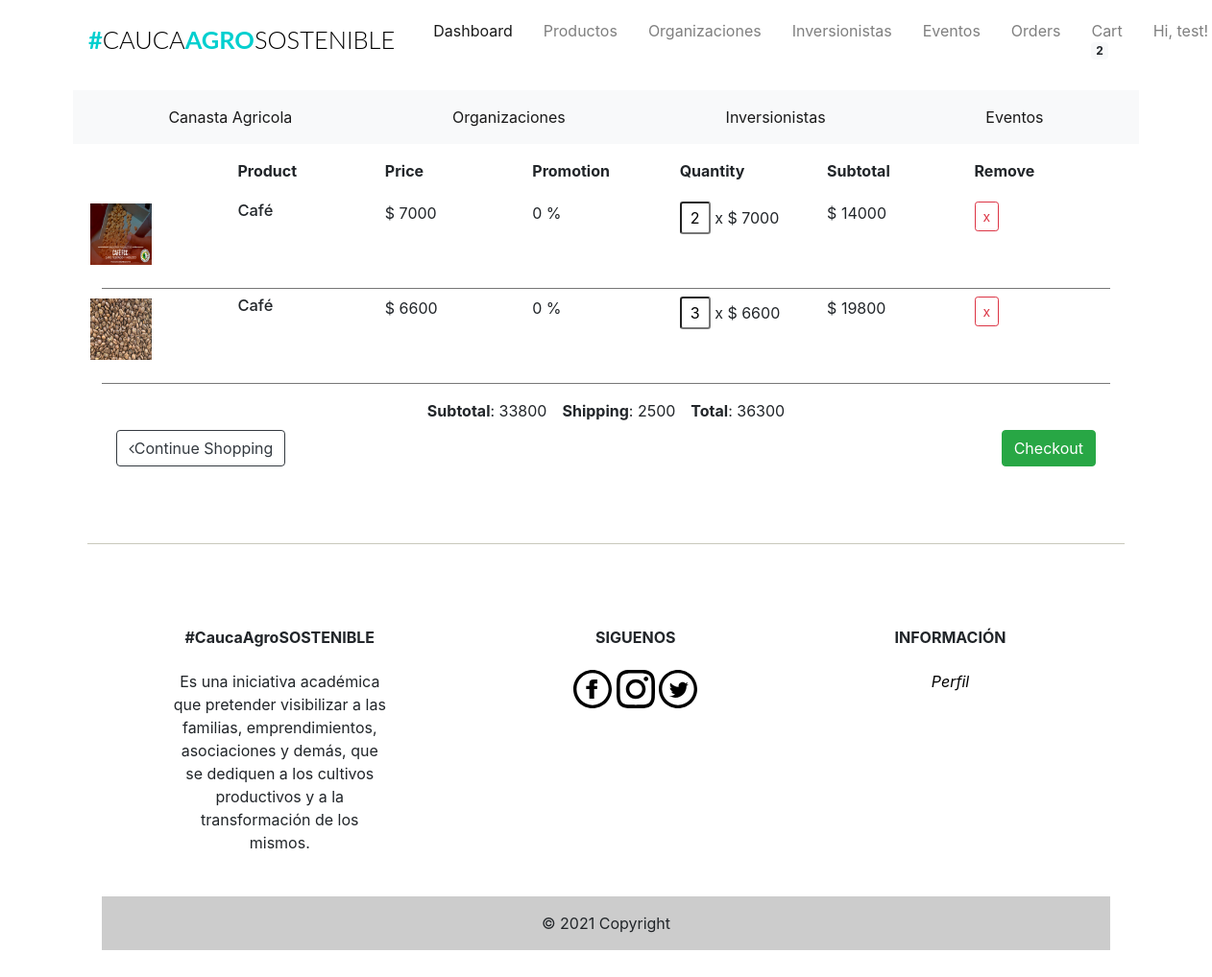
Before: /cart (signed in) with the older database file.
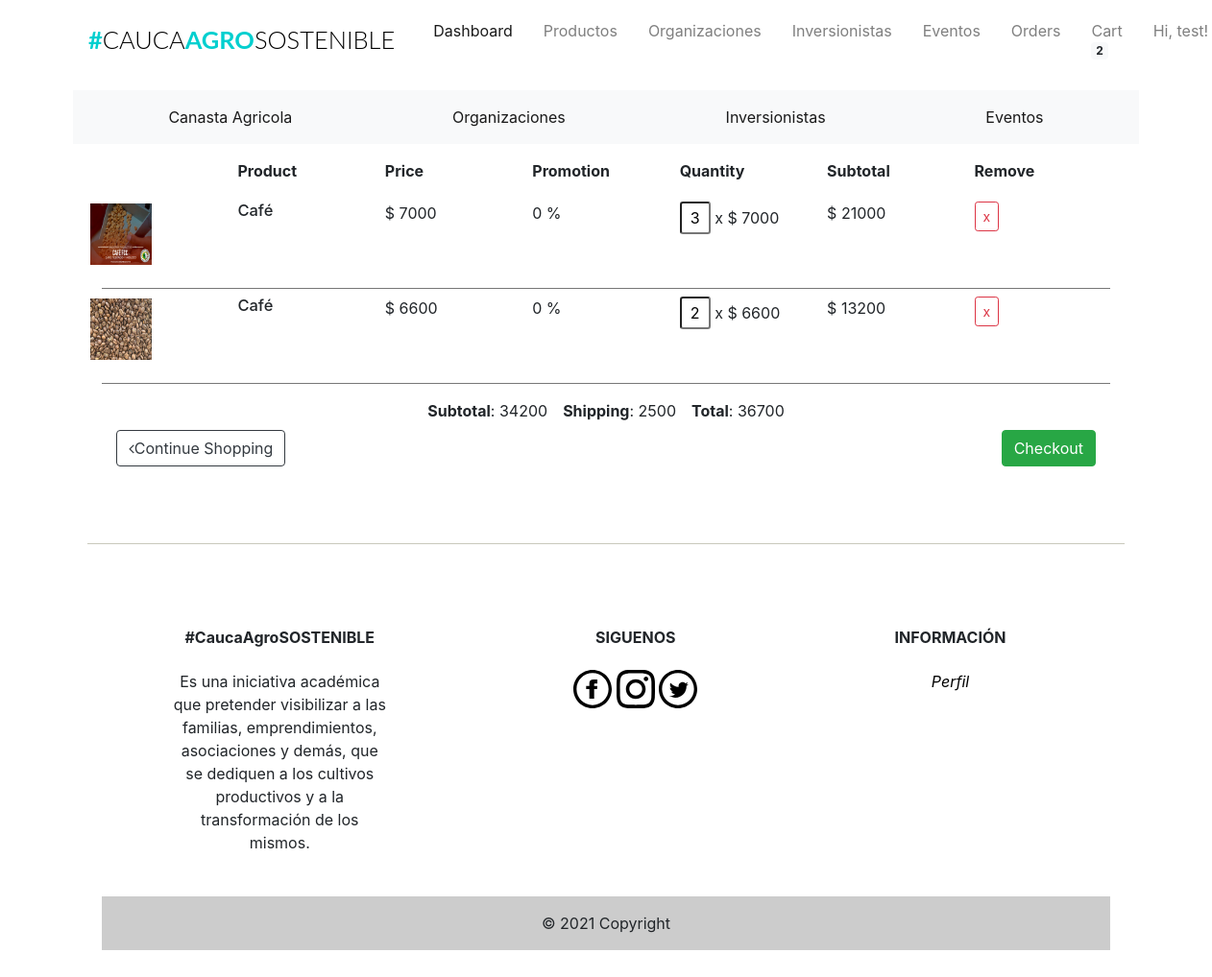
After: the same page with the newer database file.
### app/models.py (models this page shows, shortened)
class Users(UserMixin, db.Model):
    __tablename__ = "users"
    id = db.Column(db.Integer, primary_key=True)
    firstname = db.Column(db.String(24), index=True)
    lastname = db.Column(db.String(24), index=True)
    email = db.Column(db.String(50), index=True, unique=True)
    password_hash = db.Column(db.String)
    phonenumber = db.Column(db.String(18), index=True, unique=True)
    is_admin = db.Column(db.Boolean, default=False)
    order = db.relationship('Orders', backref='user')
    kart = db.relationship('Kart', uselist=False, backref='user')
    shipping_info = db.relationship('Shipping', backref='user', lazy='dynamic')

class Kart(db.Model):
    __tablename__ = 'kart'
    id = db.Column(db.Integer, primary_key=True)
    product_id = db.Column(db.Integer, db.ForeignKey('products.id'))
    product = db.relationship('Products', uselist=False)
    quantity = db.Column(db.Integer)
    subtotal = db.Column(db.Integer) # TODO: Esto se puede quitar
    user_id = db.Column(db.Integer, db.ForeignKey('users.id'))
    order = db.relationship('Orders', uselist=False, backref='kart')

class Products(db.Model):
    __tablename__ = 'products'
    id = db.Column(db.Integer, primary_key=True)
    product_name = db.Column(db.String(100), index=True)
    product_price = db.Column(db.Integer, index=True)
    product_image = db.Column(db.String(120))
    product_description = db.Column(db.String(200))
    product_stock = db.Column(db.Integer)
    promotion_value = db.Column(db.Integer, index=True)
    organizacion_id = db.Column(db.Integer, db.ForeignKey('organizaciones.id'))

### app/users/routes.py (the view)
@users.route('/cart', methods=["GET", "POST"])
def cart():
    if current_user.is_anonymous:
        count = 0
        user = 0
        cartlist = []
        shipping = None
    else:
        user = current_user.id
        user_info = Users.query.get(user)
        count = Kart.query.filter_by(user_id=user).count()
        cartlist = Kart.query.filter_by(user_id=user).all()
        shipping = Shipping.query.filter_by(user_id=user).first()
    form = CartForm()
    price = ShippingPrice()
    items_subtotals = subtotals()
    if shipping is None:
        flash('Please fill shipping information.')
        return redirect(url_for('users.profile'))
    if current_user.is_anonymous:
        flash('Please login or register to be able to add a shipping address')
        return render_template('users/cart.html', count=count, cartlist=cartlist,
                               title="Cart", form=form, price=price, items_subtotals=items_subtotals, shipping=shipping)
    return render_template('users/cart.html', count=count, cartlist=cartlist,
                           title="Cart", form=form, price=price, items_subtotals=items_subtotals, shipping=shipping, user=user_info)

### app/users/forms.py
class CartForm(FlaskForm):
    quantity = IntegerField('1', validators=[DataRequired()])
    submit = SubmitField('Submit')

### app/models.py (called while the page is built)
@login_manager.user_loader
def load_user(id):
    return Users.query.get(int(id))

### app/users/routes.py (called while the page is built)
def ShippingPrice():
    shipping_price = 0
    if current_user.is_authenticated:
        items = Kart.query.filter_by(user_id=current_user.id).all()
        acum = 0
        for item in items:
            acum += item.quantity
        shipping_price = (int(acum / 10) + 1) * 2500
    return shipping_price

def subtotals():
    subtotals = 0
    if current_user.is_authenticated:
        products = Kart.query.filter_by(user_id=current_user.id).all()
        for product in products:
            subtotals += product.subtotal
    return subtotals

### app/templates/users/cart.html (shortened to what this page needs)
{% extends "base.html" %}
{% block body%}
<link href="//maxcdn.bootstrapcdn.com/font-awesome/4.1.0/css/font-awesome.min.css" rel="stylesheet">
<link href="{{ url_for('static', filename='css/cart.css')}}" rel="stylesheet">
<div class="container">
	<div class="container">
		<div class="row">
				<div class="col">
				</div>
				<div class="col">
					<strong>Product</strong>
				</div>
				<div class="col">
						<strong>Price</strong>
				</div>
				<div class="col">
						<strong>Promotion</strong>
				</div>
				<div class="col">
						<strong>Quantity</strong>
				</div>
				<div class="col">
						<strong>Subtotal</strong>
				</div>
				<div class="col">
						<strong>Remove</strong>
				</div>
		</div>
		{% for items in cartlist %}
		<div class="row">
			<div class="col">
				<img src="{{ items.product.product_image }}" class="item-img img-responsive"/>
			</div>
			<div class="col">
        <h6 class="nomargin">
            <p>{{ items.product.product_name }}</p>
        </h6>
			</div>
			<div class="col">
        <span class="iso">$</span>
        <span class="iso">{{ items.product.product_price }}</span>
			</div>
			<div class="col">
        <span class="iso">{{ items.product.promotion_value}}</span>
        <span class="iso">%</span>
			</div>
			<div class="col">
						<p>
              <input type="text" name="quantity" class="qty form-control-sm" id="qty{{items.id}}" value="{{items.quantity}}" readonly>
              <span class="times">x</span>
              <span class="iso">$</span>
              <span class="item-price{{items.id}}">{{ items.product.product_price }}</span>
						</p>
			</div>
			<div class="col">
        <p>
            <span class="iso">$</span>
            <span class="item-total">{{ items.subtotal }}</span>
        </p>
			</div>
			<div class="col">
					<a href="{{ url_for('users.remove_item', id=items.id) }}" class=" btn btn-outline-danger btn-sm">x</a>
			</div>
		</div>
		<div class="line"></div>
		{% endfor %}
    <div class="container d-flex justify-content-center align-items-center">
      <span class="m-2"><strong>Subtotal</strong>: {{items_subtotals}}</span>
      <span class="m-2"><strong>Shipping</strong>: {{ price }}</span>
      <span class="m-2"><strong>Total</strong>: {{items_subtotals + price}}</span>
		</div>
    <div class="container">
      <a href="{{ url_for('home.homepage') }}" class="btn btn-outline-dark continue-shopping"><i class="fa fa-angle-left"></i>Continue Shopping</a>
      <a href="#" class="btn btn-success checkout-btn float-right" data-toggle="modal" data-target="#exampleModalCenter">Checkout</a>
    </div>
{% endblock %}

### app/templates/base.html (shortened to what this page needs)
<html>
  <head>
      <link href="{{ url_for('static', filename='css/bootstrap.min.css') }}"rel="stylesheet">
      <link href="{{ url_for('static', filename='css/st.css') }}"rel="stylesheet">
      <link href='https://api.mapbox.com/mapbox-gl-js/v2.3.1/mapbox-gl.css' rel='stylesheet' />
  </head>
  <body>
  {% include "navbar.html" %}
  {% include "categories/categories.html" %}
  <div class="container">
    {% block body %}
    {% endblock %}
  </div>
  <div class="push"></div>
  <hr class="footer-break"></hr>
{% include "footer.html" %}
</body>
</html>

### app/templates/navbar.html (shortened to what this page needs)
{% block navbar %}
<div class="container mt-1 mb-3">
  <nav class="navbar navbar-expand-lg navbar-light">
    <h1 class="brand_name">
      <a class="navbar-brand" href="{{ url_for('home.homepage') }}">#<span>CAUCA</span>AGRO<span>SOSTENIBLE</span></a>
    </h1>
    <div class="collapse navbar-collapse" id="navbarNav">
      <ul class="navbar-nav ml-auto mr-auto mt-2 mt-lg-0">
        {% if current_user.is_authenticated %}
        {% if current_user.is_admin %}
        <li class="nav-item ml-3">
          <a class="nav-link active" href="{{ url_for('home.admin_dashboard') }}">Dashboard</a>
        </li>
        <li class="nav-item ml-3">
          <a class="nav-link" href="{{ url_for('admin.list_products') }}">Productos</a>
        </li>
        <li class="nav-item ml-3">
          <a class="nav-link" href="{{ url_for('admin.list_organizaciones') }}">Organizaciones</a>
        </li>
        <li class="nav-item ml-3">
          <a class="nav-link" href="{{ url_for('admin.list_inversionistas') }}">Inversionistas</a>
        </li>
        <li class="nav-item ml-3">
          <a class="nav-link" href="{{ url_for('admin.list_eventos') }}">Eventos</a>
        </li>
        <li class="nav-item ml-3">
          <a class="nav-link" href="{{ url_for('admin.list_orders') }}">Orders</a>
        </li>
        <li class="nav-item ml-3">
          <a class="nav-link" href="{{ url_for('users.cart') }}">Cart<span class="badge badge-light">{{ count
              }}</span></a>
        </li>
        {% else %}
        <li class="nav-item ml-3">
          <a class="nav-link" href="{{ url_for('users.cart') }}">Cart<span class="badge badge-light">{{ count
              }}</span></a>
        </li>
        {% endif %}
        <li class="nav-item dropdown ml-3">
          <a class="nav-link dropdown-toggle" data-toggle="dropdown" href="#" role="button" aria-haspopup="true"
            aria-expanded="false">
            Hi, {{ current_user.firstname }}!
          </a>
        </li>
        {% endif %}
      </ul>
    </div>
  </nav>
</div>
{% endblock %}

### app/templates/categories/categories.html
{% block organizacion %}
<div class="container mt-1 mb-3 overflow-auto">
  <nav class="navbar navbar-expand navbar-light bg-light">
    <div class="collapse navbar-collapse" id="navbarNav">
      <ul class="navbar-nav d-flex justify-content-around">
        <li class="nav-item active">
          <a class="nav-link" href="{{ url_for('home.canasta') }}">Canasta Agricola</a>
        </li>
        <li class="nav-item active">
          <a class="nav-link" href="{{ url_for('home.organizaciones') }}">Organizaciones</a>
        </li>
        <li class="nav-item active">
          <a class="nav-link" href="{{ url_for('home.inversionistas')}}">Inversionistas</a>
        </li>
        <li class="nav-item active">
          <a class="nav-link" href="{{ url_for('home.eventos') }}">Eventos</a>
        </li>
      </ul>
    </div>
  </nav>
</div>
{% endblock %}

### app/templates/footer.html (shortened to what this page needs)
{% block footer %}
<div class="container my-5">
  <footer
          class="text-center text-lg-start text-black"
          style="background-color: #ffffff"
          >
    <div class="container p-4 pb-0">
      <section class="">
        <div class="row">
          <div class="col-md-3 col-lg-3 col-xl-3 mx-auto mt-3">
            <h6 class="text mb-4 font-weight-bold">
              #CaucaAgroSOSTENIBLE
            </h6>
            <p>
              Es una iniciativa
              académica que pretender visibilizar a las familias, emprendimientos, asociaciones y demás, que se dediquen
              a los cultivos productivos y a la transformación de los mismos.
            </p>
          </div>
          <div class="col-md-4 col-lg-3 col-xl-3 mx-auto mt-3">
            <h6 class="text-uppercase mb-4 font-weight-bold">Siguenos</h6>
            <a href="https://www.facebook.com/">
              <img src="{{ url_for('static',filename='iconmonstr-facebook.svg') }}" class="img-responsive svg-footer">
            </a>
            <a href="https://www.instagram.com/">
              <img src="{{ url_for('static',filename='iconmonstr-instagram.svg') }}" class="img-responsive svg-footer">
            </a>
            <a href="https://twitter.com/?lang=en">
              <img src="{{ url_for('static',filename='iconmonstr-twitter.svg') }}" class="img-responsive svg-footer">
            </a>
          </div>
          <div class="col-md-3 col-lg-2 col-xl-2 mx-auto mt-3">
            <h6 class="text-uppercase mb-4 font-weight-bold">Informaci&oacute;n</h6>
            <a href="{{ url_for('users.profile') }}">
              <p><i><span style="color:black;">Perfil</span></i><p>
            </a>
          </div>
        </div>
      </section>
    </div>
    <div class="text-center p-3" style="background-color: rgba(0, 0, 0, 0.2)">
      © 2021 Copyright
    </div>
  </footer>
</div>
{% endblock %}

### app/static/css/st.css (style rules this page uses)
.svg-footer { height: 2.5em; width: 2.5em; }
.footer-break { background-color:#e0e0d1; }
.brand_name .navbar-brand { font-size:1.59rem; text-transform: uppercase; font-family: 'Lato', sans-serif; font-weight: 700; color: #333; }
.brand_name >.navbar-brand { color:#01CFCF; text-decoration: none; }
.brand_name >.navbar-brand span { color: #000; font-weight: 300; }
.navbar-nav { width: 100%; align-items: flex-start; }
.push { height:4em; }
.row { margin-left: auto; margin-right: auto; margin-bottom: 20px; }
.row:after { content: ""; display: table; clear: both; }
.row .col { float: left; -webkit-box-sizing: border-box; box-sizing: border-box; padding: 0 0.75rem; min-height: 1px; }

### app/static/css/cart.css (style rules this page uses)
p,h1, h3, input, ul, h6 ,h5 { margin: 0; padding: 0; }
ul { list-style-type: none; }
.line { width: 100%; margin-bottom:8px; border-bottom:1px solid #777777; }
@media screen and (max-width: 1280px) { .row { margin-left: -24px; } }
@media screen and (max-width: 1280px) { .nomargin > p { word-wrap: break-word; } }
.item-img { width:5em; height: 4em; display:inline; padding-right:1em; margin-top: 2px; margin-bottom: 4px; }
.item-img, .item-name { display: inline-block; }
.nomargin { font-size: 1.03em; text-transform: capitalize; }
.nomargin > p { word-wrap: break-word; }
input.qty { width: 2em; text-align: center; font-size: 1em; padding: .25em; }

Changed rows visible on the page:
changed Kart (number 1 of 2 on the later page): quantity "2" → "3"; subtotal "14000" → "21000"
changed Kart (number 2 of 2 on the later page): quantity "3" → "2"; subtotal "19800" → "13200"
Other visible differences:
{{ items_subtotals }}: "33800" → "34200"
{{ items_subtotals + price }}: "36300" → "36700"
